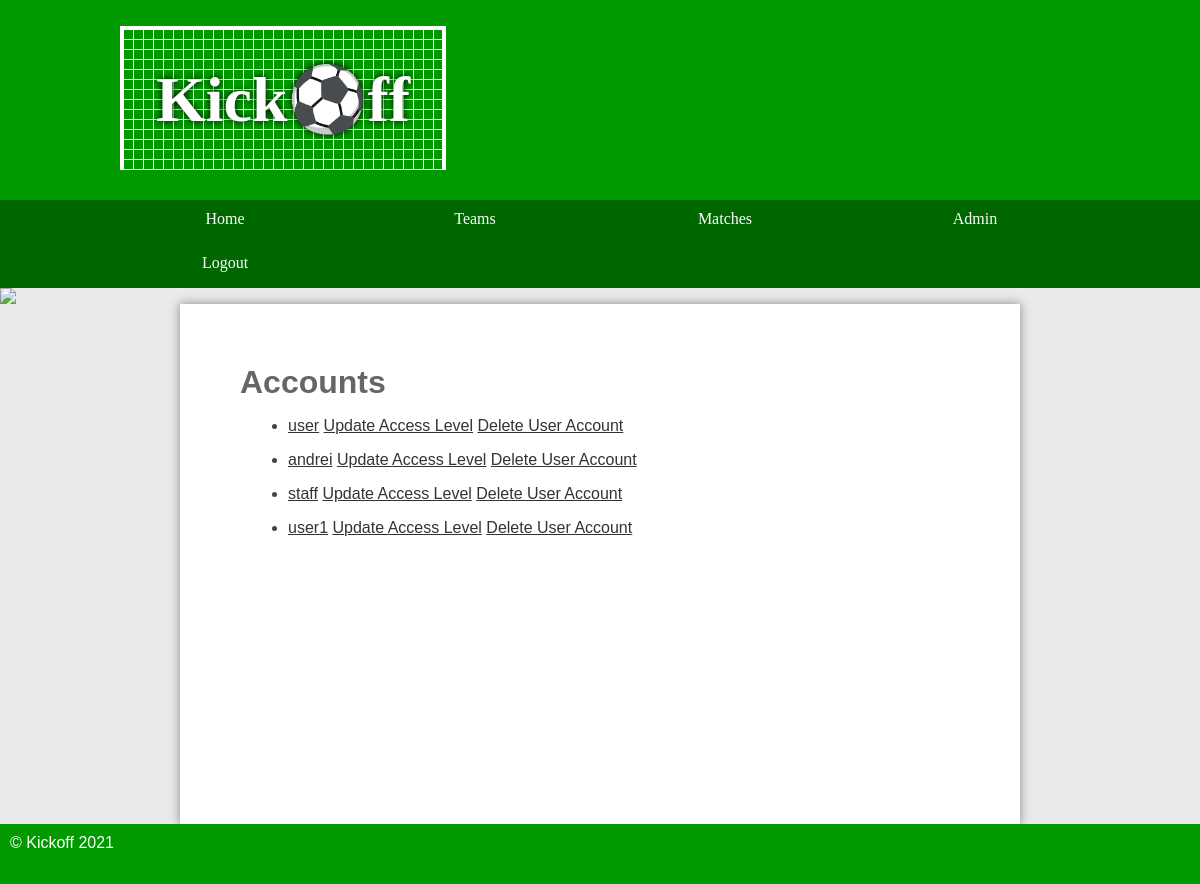
Screenshot of /default/public/accounts.php (signed in) with the database file from the repository.
### tables this page shows
CREATE TABLE `user` (
  `id` int(11) NOT NULL AUTO_INCREMENT,
  `username` varchar(165) DEFAULT NULL,
  `email` varchar(225) DEFAULT NULL,
  `password` varchar(225) DEFAULT NULL,
  `access` varchar(45) DEFAULT NULL,
  PRIMARY KEY (`id`)
);

### default/public/accounts.php (the view, shortened to what this page needs)
<?php
require '../templates/header.php';
require '../database.php';
if (isset($_SESSION['loggedin'])) {
    $stmt = $pdo->prepare('SELECT * FROM user WHERE id = ' . $_SESSION['loggedin']);
    $stmt->execute();
    $login = $stmt->fetch();
    if ($login['access'] === 'owner') {
        $stmt = $pdo->prepare('SELECT * FROM user');
        $stmt->execute();
        $user = $stmt->fetchAll();
        unset($user[1]);
        echo '<h1>Accounts</h1>
        <ul>';
        foreach ($user as $users){
            echo '<li>';
            echo ' <a href="userdetails.php?id=' . $users['id'] . '">' . $users['username'] . '</a>';
            echo ' <a href="useraccess.php?id=' . $users['id'] . '">Update Access Level</a>';
            echo ' <a href="deleteuser.php?id=' . $users['id'] . '">Delete User Account</a>';
            echo '</li>';
        }
        echo '</ul>';
    }
    else {
        header('location: /');
    }
}
else{
    header('location: /');
}
require '../templates/footer.php';

### default/public/styles.css (style rules this page uses)
* { margin: 0; padding: 0; }
html { font-family: 'Oxygen-Regular', verdana, sans-serif; }
body { background-color: #eaeaea; }
main ul { margin-left: 3em; }
main a { color: #333; }
p, li, h2 { margin-bottom: 1em; }
main h1 { color: #666; margin-bottom: 0.5em; }

### rows the page displays
user: username "user"
user: username "andrei"
user: username "staff"
user: username "user1"
